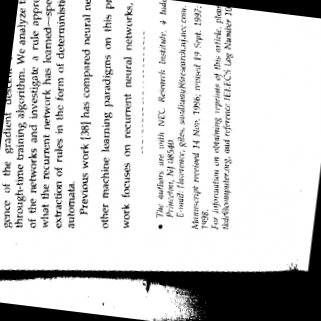
#> input picture test.png, 321 x 321 px
$ python -i alinhar.py   (imports and definitions only)   (older library calls are emulated)
#> lines starting #> are read from the running program, lines starting #| are printed output that depends on the picture; after the words box and inside, x2 and y2 are one past the last pixel; in counts of white or black regions, pixels touching at a corner belong together
#> further down, picture is the input picture: shape (321, 321); min 0, max 255, mean 208.3
import argparse
import cv2
import imutils
import numpy as np

try:
    import Image
except ImportError:
    from PIL import Image
import pytesseract


# [10 lines left out: function centered_crop, not called in this run]


def func_objetivo_projection(hist):
    return max(hist)


# [24 lines left out: functions projection, hough_transform, not called in this run]


def func_objetivo_hough(accumulator):
    rows, cols = np.where(accumulator == accumulator.max())
    return cols[0]


# [12 lines left out: function hough, not called in this run]


def extract_contours(img):
    image, contours, hierarchy = cv2.findContours(img, 1, 2)
#> contours = 12 contours, 10 with area under 20; largest, box (x1, y1, x2, y2) and area: (0, 0, 321, 273) 83508, (0, 275, 202, 321) 6663
    total_area = img.shape[0]*img.shape[1]
#> total_area = 103041
    img_ret = img
    for cnt in contours:
        area = cv2.contourArea(cnt)
        if area > total_area/2:
            stencil0 = np.zeros(img.shape).astype(img.dtype)
            cv2.fillConvexPoly(stencil0, cnt, 255)
            img_ret = cv2.bitwise_and(img_ret, stencil0)
        elif area > 2000:
            stencil255 = np.ones(img.shape).astype(img.dtype) * 255
            cv2.fillConvexPoly(stencil255, cnt, 0)
            img_ret = cv2.bitwise_and(img_ret, stencil255)
#> this loop made 12 passes
#> area on passes 4, 12: 6663, 83508.5
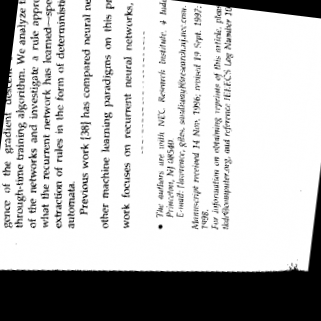
#> img_ret: shape (321, 321); min 0, max 255, mean 193.1
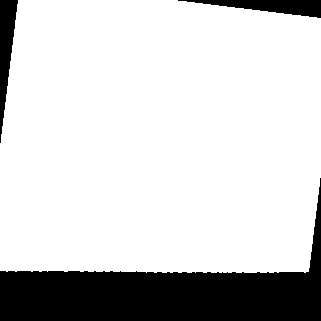
#> stencil0: shape (321, 321); 81.6% white; 3 black regions, box (x1, y1, x2, y2) and area: (0, 178, 321, 321) 16315, (0, 0, 18, 143) 1320, (178, 0, 321, 18) 1320
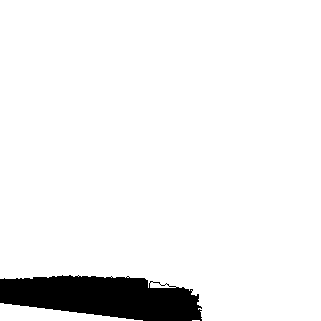
#> stencil255: shape (321, 321); 93.4% white; 1 black region, box (x1, y1, x2, y2) and area: (0, 275, 202, 321) 6823

    return img_ret


modes = ("projection", "hough")
pre = ("crop", "sobel", "otsu", "contours", "gray")
parser = argparse.ArgumentParser(description='Fix tilted images')
# [8 lines not run here, left out]
# [1 line that did not run here, left out]
# [1 line that did not run here, left out]
# [1 line that did not run here, left out]
# [1 line that did not run here, left out]
# [1 line that did not run here, left out]

# [2 lines that did not run here, left out]

# [2 lines not run here, left out]

# [1 line that did not run here, left out]
# [2 lines not run here, left out]

# [1 line that did not run here, left out]

# [10 lines not run here, left out]

# [1 line that did not run here, left out]

# [10 lines not run here, left out]


angle = 361
# [4 lines that did not run here, left out]

# [1 line that did not run here, left out]
# [1 line not run here, left out]

# [1 line that did not run here, left out]
# [12 lines not run here, left out]

>>> import cv2
>>> picture = cv2.imread('test.png', cv2.IMREAD_GRAYSCALE)
>>> result = extract_contours(picture)
